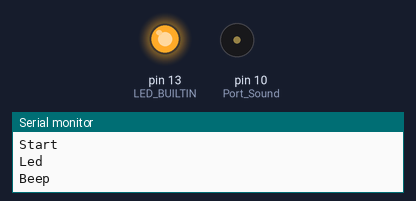
Bench run of a sketch on a simulated Arduino Uno, built with avr-gcc and run on an emulated ATmega328P. Parts: output pins drawn as LEDs (lit = HIGH), buzzer (waves = sounding), the last lines printed to the serial monitor.

Above: at 0.7 s.
At 7.11 s:
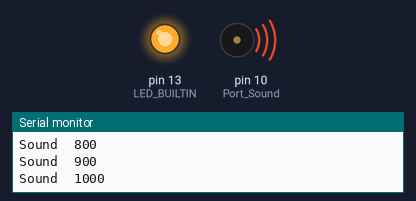
At 15.22 s:
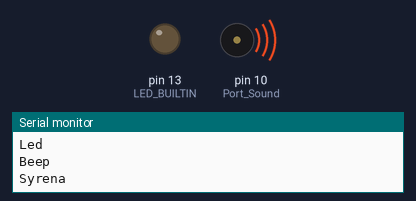
At 23.5 s:
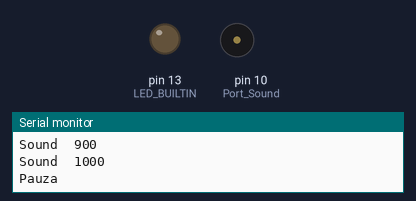
Timing chart, 0 to 30.5 s (numbered marks = the images above):
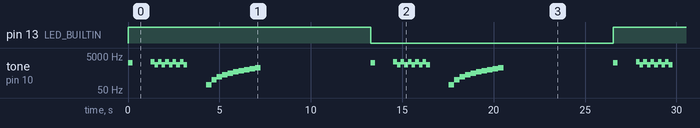

The sketch:

dzwiek.ino
```cpp
/*
 * Signed-off-by: Dawid Be <dawwwidb@gmail.com>
 * Zabawy z dzwiękiem w Arduino
 */

#define Port_Sound 10

void led(int port);                                         //zmiana stanu na porcie-diodzie
void beep_a(int port, int czas_ms);                         //ton 2000Hz na porcie port o czasie trwania czas_ms
void syrena(int port, int czas_ms, int Powtorki);           //syrena - zagraj Powtorki razy dwa naprzemienne dźwięki
void sound (int port, int czestotliwosc_start, int czestotliwosc_koniec, int Krokow);          //graj na porcie dzwięki od czestotliwosc_start do czestotliwosc_koniec w Krokow krokach


void setup() {

  // Definicja portow
  pinMode(LED_BUILTIN, OUTPUT);
  pinMode(Port_Sound, OUTPUT);

  //Start Serial
  Serial.begin(9600);
}

// the loop function runs over and over again forever
void loop() {

Serial.println("Start");

Serial.println("Led");
led(LED_BUILTIN);

Serial.println("Beep");
beep_a(Port_Sound, 250);  //beep 250ms on i 250ms off
delay(1000);

Serial.println("Syrena");
syrena(Port_Sound,200,5); //syrena 5x200ms on/off
delay(1000);

Serial.println("Sound");
sound (Port_Sound, 100, 1000, 10);
delay(1000);

Serial.println("Pauza");
delay(5000);
}


void led(int port)
  {
    digitalWrite (port, !digitalRead(port));//zmiana stanu na porcie
  }

void beep_a(int port, int czas_ms)
  {
      tone(port, 2000); //Wygeneruj sygnał o częstotliwości 2000Hz
      delay(czas_ms);
      noTone(port);
  }

void syrena(int port, int czas_ms, int powtorki)
  {
    for(int i=0;i<powtorki;i++)
      {
        tone(port, 2300); //Wygeneruj sygnał o częstotliwości 4300Hz
        delay(czas_ms);
        tone(port, 1500); //Wygeneruj sygnał o częstotliwości 3500Hz
        delay(czas_ms);
      }
  noTone(Port_Sound);
  }

void sound (int port, int f1, int f2,  int kroki)                      //graj na porcie dzwięków f1-f2
{
  int krok=f2/kroki;
  Serial.print("Sound od ");Serial.println(f1);
  Serial.print("Sound do ");Serial.println(f2);
  Serial.print("Sound krokow ");Serial.println(kroki);
  Serial.print("Sound krok ");Serial.println(krok);

  for (int i=f1;i<=f2;i+=krok)
  {
    Serial.print("Sound  ");Serial.println(i);
    tone (port, i,1000 );
    delay(300);
  }
  noTone(Port_Sound);
}
```

Measured:
- by itself, pin 13 (LED_BUILTIN): alternates HIGH for 13.3 s and LOW for 13.3 s
- by itself, tone on pin 10 (Port_Sound): plays 2000 Hz for 0.25 s, 2300 Hz for 0.20 s, 1500 Hz for 0.20 s, 2300 Hz for 0.20 s, 1500 Hz for 0.20 s, 2300 Hz for 0.20 s … (210 notes in this stretch)
